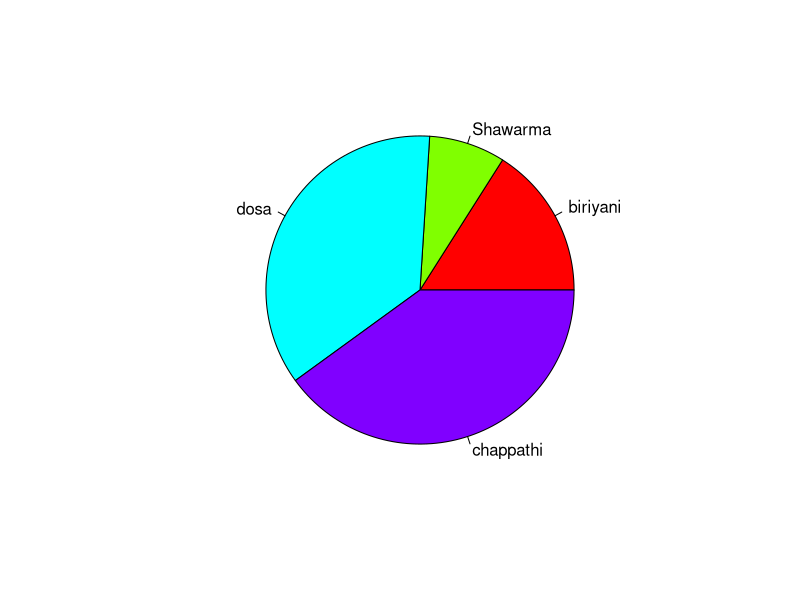

The R source for this figure:
food_data <- data.frame(
  name=c("biriyani","Shawarma","dosa","chappathi"),
  likes=c(40,20,90,100)
)
pie(
  food_data$likes,
  labels =food_data$name,
  col=rainbow(4)
)
